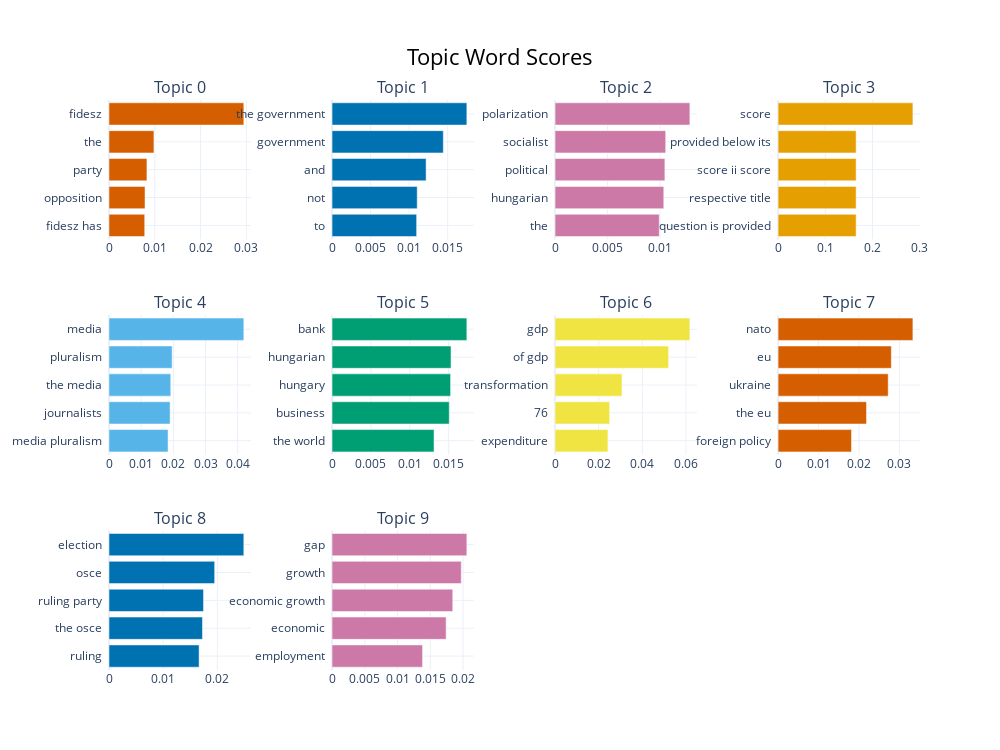

Notebook code cell kept with this figure:
### Code cell
# visualize topic words/n_grams
model.visualize_barchart(top_n_topics=10)

### Figure 1 — Plotly figure (JSON) as saved in the notebook; plotly's stock layout.template omitted (floating-point values rounded to 4 significant figures)
{"data": [{"marker": {"color": "#D55E00"}, "orientation": "h", "type": "bar", "x": [0.007798, 0.007868, 0.008284, 0.009812, 0.02944], "xaxis": "x", "y": ["fidesz has  ", "opposition  ", "party  ", "the  ", "fidesz  "], "yaxis": "y"}, {"marker": {"color": "#0072B2"}, "orientation": "h", "type": "bar", "x": [0.01097, 0.01105, 0.0122, 0.01443, 0.01749], "xaxis": "x2", "y": ["to  ", "not  ", "and  ", "government  ", "the government  "], "yaxis": "y2"}, {"marker": {"color": "#CC79A7"}, "orientation": "h", "type": "bar", "x": [0.009919, 0.01035, 0.01045, 0.01053, 0.01283], "xaxis": "x3", "y": ["the  ", "hungarian  ", "political  ", "socialist  ", "polarization  "], "yaxis": "y3"}, {"marker": {"color": "#E69F00"}, "orientation": "h", "type": "bar", "x": [0.1654, 0.1654, 0.1654, 0.1654, 0.2857], "xaxis": "x4", "y": ["question is provided  ", "respective title  ", "score ii score  ", "provided below its  ", "score  "], "yaxis": "y4"}, {"marker": {"color": "#56B4E9"}, "orientation": "h", "type": "bar", "x": [0.01835, 0.01899, 0.01918, 0.01961, 0.04189], "xaxis": "x5", "y": ["media pluralism  ", "journalists  ", "the media  ", "pluralism  ", "media  "], "yaxis": "y5"}, {"marker": {"color": "#009E73"}, "orientation": "h", "type": "bar", "x": [0.01312, 0.01508, 0.01525, 0.01531, 0.01735], "xaxis": "x6", "y": ["the world  ", "business  ", "hungary  ", "hungarian  ", "bank  "], "yaxis": "y6"}, {"marker": {"color": "#F0E442"}, "orientation": "h", "type": "bar", "x": [0.02426, 0.02504, 0.03069, 0.05206, 0.06182], "xaxis": "x7", "y": ["expenditure  ", "76  ", "transformation  ", "of gdp  ", "gdp  "], "yaxis": "y7"}, {"marker": {"color": "#D55E00"}, "orientation": "h", "type": "bar", "x": [0.01815, 0.02187, 0.02722, 0.028, 0.03333], "xaxis": "x8", "y": ["foreign policy  ", "the eu  ", "ukraine  ", "eu  ", "nato  "], "yaxis": "y8"}, {"marker": {"color": "#0072B2"}, "orientation": "h", "type": "bar", "x": [0.01662, 0.01724, 0.01744, 0.01949, 0.02487], "xaxis": "x9", "y": ["ruling  ", "the osce  ", "ruling party  ", "osce  ", "election  "], "yaxis": "y9"}, {"marker": {"color": "#CC79A7"}, "orientation": "h", "type": "bar", "x": [0.01382, 0.01742, 0.01843, 0.01972, 0.02058], "xaxis": "x10", "y": ["employment  ", "economic  ", "economic growth  ", "growth  ", "gap  "], "yaxis": "y10"}], "layout": {"annotations": [{"font": {"size": 16}, "showarrow": false, "text": "Topic 0", "x": 0.0875, "xanchor": "center", "xref": "paper", "y": 1, "yanchor": "bottom", "yref": "paper"}, {"font": {"size": 16}, "showarrow": false, "text": "Topic 1", "x": 0.3625, "xanchor": "center", "xref": "paper", "y": 1, "yanchor": "bottom", "yref": "paper"}, {"font": {"size": 16}, "showarrow": false, "text": "Topic 2", "x": 0.6375, "xanchor": "center", "xref": "paper", "y": 1, "yanchor": "bottom", "yref": "paper"}, {"font": {"size": 16}, "showarrow": false, "text": "Topic 3", "x": 0.9125, "xanchor": "center", "xref": "paper", "y": 1, "yanchor": "bottom", "yref": "paper"}, {"font": {"size": 16}, "showarrow": false, "text": "Topic 4", "x": 0.0875, "xanchor": "center", "xref": "paper", "y": 0.6222, "yanchor": "bottom", "yref": "paper"}, {"font": {"size": 16}, "showarrow": false, "text": "Topic 5", "x": 0.3625, "xanchor": "center", "xref": "paper", "y": 0.6222, "yanchor": "bottom", "yref": "paper"}, {"font": {"size": 16}, "showarrow": false, "text": "Topic 6", "x": 0.6375, "xanchor": "center", "xref": "paper", "y": 0.6222, "yanchor": "bottom", "yref": "paper"}, {"font": {"size": 16}, "showarrow": false, "text": "Topic 7", "x": 0.9125, "xanchor": "center", "xref": "paper", "y": 0.6222, "yanchor": "bottom", "yref": "paper"}, {"font": {"size": 16}, "showarrow": false, "text": "Topic 8", "x": 0.0875, "xanchor": "center", "xref": "paper", "y": 0.2444, "yanchor": "bottom", "yref": "paper"}, {"font": {"size": 16}, "showarrow": false, "text": "Topic 9", "x": 0.3625, "xanchor": "center", "xref": "paper", "y": 0.2444, "yanchor": "bottom", "yref": "paper"}], "height": 750, "hoverlabel": {"bgcolor": "white", "font": {"family": "Rockwell", "size": 16}}, "showlegend": false, "title": {"font": {"color": "Black", "size": 22}, "text": "Topic Word Scores", "x": 0.5, "xanchor": "center", "yanchor": "top"}, "width": 1000, "xaxis": {"anchor": "y", "autorange": true, "domain": [0, 0.175], "range": [0, 0.03099], "showgrid": true, "type": "linear"}, "xaxis10": {"anchor": "y10", "autorange": true, "domain": [0.275, 0.45], "range": [0, 0.02166], "showgrid": true, "type": "linear"}, "xaxis11": {"anchor": "y11", "domain": [0.55, 0.725], "showgrid": true}, "xaxis12": {"anchor": "y12", "domain": [0.825, 1], "showgrid": true}, "xaxis2": {"anchor": "y2", "autorange": true, "domain": [0.275, 0.45], "range": [0, 0.01841], "showgrid": true, "type": "linear"}, "xaxis3": {"anchor": "y3", "autorange": true, "domain": [0.55, 0.725], "range": [0, 0.01351], "showgrid": true, "type": "linear"}, "xaxis4": {"anchor": "y4", "autorange": true, "domain": [0.825, 1], "range": [0, 0.3008], "showgrid": true, "type": "linear"}, "xaxis5": {"anchor": "y5", "autorange": true, "domain": [0, 0.175], "range": [0, 0.0441], "showgrid": true, "type": "linear"}, "xaxis6": {"anchor": "y6", "autorange": true, "domain": [0.275, 0.45], "range": [0, 0.01826], "showgrid": true, "type": "linear"}, "xaxis7": {"anchor": "y7", "autorange": true, "domain": [0.55, 0.725], "range": [0, 0.06507], "showgrid": true, "type": "linear"}, "xaxis8": {"anchor": "y8", "autorange": true, "domain": [0.825, 1], "range": [0, 0.03508], "showgrid": true, "type": "linear"}, "xaxis9": {"anchor": "y9", "autorange": true, "domain": [0, 0.175], "range": [0, 0.02618], "showgrid": true, "type": "linear"}, "yaxis": {"anchor": "x", "autorange": true, "domain": [0.7556, 1], "range": [-0.5, 4.5], "showgrid": true, "type": "category"}, "yaxis10": {"anchor": "x10", "autorange": true, "domain": [0, 0.2444], "range": [-0.5, 4.5], "showgrid": true, "type": "category"}, "yaxis11": {"anchor": "x11", "domain": [0, 0.2444], "showgrid": true}, "yaxis12": {"anchor": "x12", "domain": [0, 0.2444], "showgrid": true}, "yaxis2": {"anchor": "x2", "autorange": true, "domain": [0.7556, 1], "range": [-0.5, 4.5], "showgrid": true, "type": "category"}, "yaxis3": {"anchor": "x3", "autorange": true, "domain": [0.7556, 1], "range": [-0.5, 4.5], "showgrid": true, "type": "category"}, "yaxis4": {"anchor": "x4", "autorange": true, "domain": [0.7556, 1], "range": [-0.5, 4.5], "showgrid": true, "type": "category"}, "yaxis5": {"anchor": "x5", "autorange": true, "domain": [0.3778, 0.6222], "range": [-0.5, 4.5], "showgrid": true, "type": "category"}, "yaxis6": {"anchor": "x6", "autorange": true, "domain": [0.3778, 0.6222], "range": [-0.5, 4.5], "showgrid": true, "type": "category"}, "yaxis7": {"anchor": "x7", "autorange": true, "domain": [0.3778, 0.6222], "range": [-0.5, 4.5], "showgrid": true, "type": "category"}, "yaxis8": {"anchor": "x8", "autorange": true, "domain": [0.3778, 0.6222], "range": [-0.5, 4.5], "showgrid": true, "type": "category"}, "yaxis9": {"anchor": "x9", "autorange": true, "domain": [0, 0.2444], "range": [-0.5, 4.5], "showgrid": true, "type": "category"}}}
